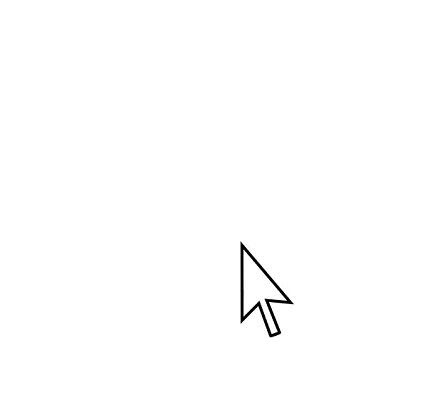
#> input picture TemplateMatching/Frames/frame_100.jpg, 433 x 413 px, given in place of frame_1.jpg, which was not available
$ python 1405048.py
#> lines starting #> are read from the running program, lines starting #| are printed output that depends on the picture; after the words box and inside, x2 and y2 are one past the last pixel; in counts of white or black regions, pixels touching at a corner belong together; pictures that were not available may be replaced by others from this repository, and a replacement may not be noted
import cv2
import numpy as np
import math
import os
import glob
import re
import matplotlib.pyplot as plt

numbers = re.compile(r'(\d+)')
def numericalSort(value):
    parts = numbers.split(value)
    parts[1::2] = map(int, parts[1::2])
    return parts

# [13 lines left out: function createFrames, not called in this run]

def exhaustiveSearch(p):
#> called with p = 1
    mypath = "Frames/"
    savePath = "ExhaustiveSearch/"
    if not os.path.exists(savePath):
        os.mkdir(savePath)
    _count = 0
    frame_searched = 0.0
    total_frames = float(len(glob.glob(mypath +'*.jpg')) )
    # print(total_frames)
    frame = cv2.imread(mypath+"frame_1.jpg")
#> frame is the input picture: shape (413, 433, 3); min 0, max 255, mean 253.8
    grayFrame = cv2.cvtColor(frame, cv2.COLOR_BGR2GRAY)
    I, J = np.shape(grayFrame)
#> I = 413; J = 433
    ref = cv2.imread('reference.jpg')
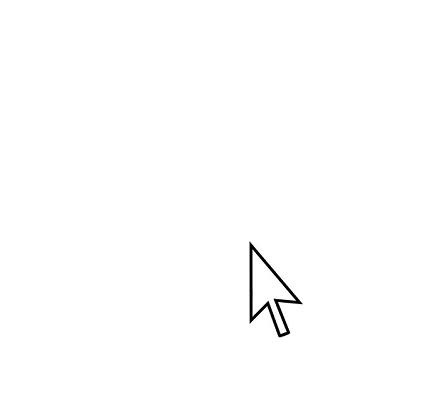
#> input picture TemplateMatching/Frames/frame_109.jpg, 433 x 413 px, given in place of reference.jpg, which was not available
#> ref is the input picture: shape (413, 433, 3); min 0, max 255, mean 253.8
    grayRef = cv2.cvtColor(ref, cv2.COLOR_BGR2GRAY)
    M, N = np.shape(grayRef)
#> M = 413; N = 433
    indx = [0,0]
    x_start = 0
    x_end = I - M + 1
#> x_end = 1
    y_start = 0
    y_end = J - N + 1
#> y_end = 1
    for f in sorted(glob.glob(mypath + "*.jpg"), key=numericalSort):
        _count += 1
        # print(f)
        frame = cv2.imread(f)
        grayFrame = cv2.cvtColor(frame, cv2.COLOR_BGR2GRAY)
        _max = -math.inf
        for i in range(x_start,x_end):
            for j in range(y_start,y_end):
                testSlice = grayFrame[ i: i+M , j : j + N ]
                val = np.multiply(testSlice,grayRef)
                sum_val = np.sum(val)
                frame_searched += 1.0
                if _max < sum_val:
                    _max = sum_val
                    indx[0] = i
                    indx[1] = j
#> after the loop, frame_searched = 1; indx = [0, 0]
        cv2.rectangle(frame, (indx[1], indx[0]), (indx[1] + N, indx[0] + M), (0, 255, 0), 3)
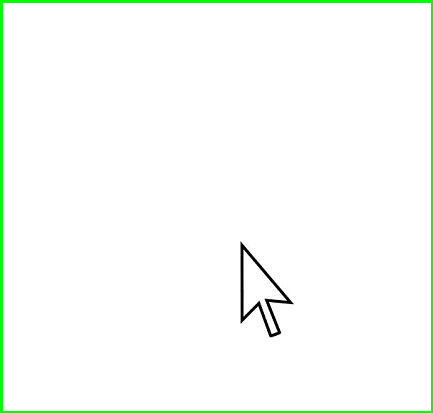
#> frame: shape (413, 433, 3); 2.35% of pixels changed, all inside (x1, y1, x2, y2) = (0, 0, 433, 413)
        cv2.imwrite(savePath+"frame_%d.jpg" % _count, frame)

        x_start = max(0, indx[0] - p)
#> x_start = 0
        x_end = min(I - M + 1, indx[0] + p)
        y_start = max(0, indx[1] - p)
#> y_start = 0
        y_end = min(J - N + 1, indx[1] + p)
    return float(frame_searched / total_frames)


def exhaust(grayFrame, grayRef,indx,p,first = False):
    M,N = np.shape(grayRef)
    I,J = np.shape(grayFrame)
    frame_searched = 0.0
    if first == True:
        x_start = 0
        x_end = I - M + 1
        y_start = 0
        y_end = J - N + 1
    else:
        x_start = max(0, indx[0] - p)
        x_end = min(I - M + 1, indx[0] + p)
        y_start = max(0, indx[1] - p)
        y_end = min(J - N + 1, indx[1] + p)

    t0,t1 = x_start,y_start
    _max = -math.inf
    for i in range(x_start, x_end):
        for j in range(y_start, y_end):
            sum_val = crossCorrelation(grayFrame, grayRef, i, j, M, N)
            frame_searched += 1.0
            if _max < sum_val:
                _max = sum_val
                t0 = i
                t1 = j

    return t0, t1, frame_searched

def filterAndSample(frame,blur, resize):
    frame = cv2.blur(frame,(blur,blur))
    frame = cv2.resize(frame,None, fx=resize, fy=resize)
    return frame

def hierarchical(p):
    mypath = "Frames/"
    savePath = "HierSearch/"
    given_p = p
    if not os.path.exists(savePath):
        os.mkdir(savePath)
    _count = 0
    frame_searched = 0.0
    total_frames = float(len(glob.glob(mypath + '*.jpg')))
    k = math.ceil(math.log2(p))
    d = int(math.pow(2, k - 1))
    frame = cv2.imread(mypath + "frame_1.jpg")
    grayFrame = cv2.cvtColor(frame, cv2.COLOR_BGR2GRAY)
    I, J = np.shape(grayFrame)
    refFrame = cv2.imread('reference.jpg')
    grayRef = cv2.cvtColor(refFrame, cv2.COLOR_BGR2GRAY)
    M, N = np.shape(grayRef)
    indx = [0, 0]
    x_start = 0
    x_end = I - M + 1
    y_start = 0
    y_end = J - N + 1
    firstFrame = True
    for f in sorted(glob.glob(mypath + "*.jpg"), key=numericalSort):
        _count += 1
        p = given_p
        # print(f)
        frame = cv2.imread(f)
        grayFrame = cv2.cvtColor(frame, cv2.COLOR_BGR2GRAY)
        _max = -math.inf
        _break = True
        if firstFrame:
            indx[0],indx[1], frame_searched_temp = exhaust(grayFrame,grayRef,[],0,first= True)
            frame_searched += frame_searched_temp
            firstFrame = False
        else:
            level = 0
            limit = 3
            x1,y1 = 0,0
            indx_temp = [0,0]
            testFrames = []
            refFrames = []
            testFrames.append(grayFrame)
            refFrames.append(grayRef)
            while True:
                level += 1
                if level == limit:
                    break
                testTemp = filterAndSample(testFrames[-1],2,0.5)
                refTemp = filterAndSample(refFrames[-1],2,0.5)
                testFrames.append(testTemp)
                refFrames.append(refTemp)
            while True:
                level -= 1
                testTemp = testFrames.pop(-1)
                refTemp = refFrames.pop(-1)
                if level == limit - 1 :
                    div = math.pow(2, level)
                    indx_temp[0] = math.ceil(indx[0] / div)
                    indx_temp[1] = math.ceil(indx[1] / div)
                    p_temp = math.ceil((p / div))
                else:
                    p_temp = 1
                    indx_temp[0] = math.ceil(indx[0]/math.pow(2,level) ) + 2*x1
                    indx_temp[1] = math.ceil(indx[1] / math.pow(2, level)) + 2 * y1
                # print(p_temp, indx_temp,math.ceil(indx[0]/math.pow(2,level) ),math.ceil(indx[1]/math.pow(2,level) ) )
                x1, y1, frame_searched_temp = exhaust(testTemp, refTemp,indx_temp, p_temp)
                frame_searched += frame_searched_temp
                # print(x1,y1)

                if level == 0:
                    indx[0] = x1
                    indx[1] = y1
                    break
                else:
                    x1 = x1 - math.ceil(indx[0]/math.pow(2,level) )
                    y1 = y1 - math.ceil(indx[1]/math.pow(2,level) )

        cv2.rectangle(frame, (indx[1], indx[0]), (indx[1] + N, indx[0] + M), (0, 0, 255), 3)
        cv2.imwrite(savePath + "frame_%d.jpg" % _count, frame)
    return float(frame_searched / total_frames)


def crossCorrelation(grayFrame,grayRef,i,j,M,N):
    testSlice = grayFrame[i: i + M, j: j + N]
    val = np.multiply(testSlice, grayRef)
    sum_val = np.sum(val)
    return sum_val

def logSearch(p):
#> called with p = 1
    mypath = "Frames/"
    savePath = "LogSearch/"
    given_p = p
    if not os.path.exists(savePath):
        os.mkdir(savePath)
    modified_images = []
    _count = 0
    frame_searched = 0.0
    total_frames = float(len(glob.glob(mypath + '*.jpg')))
    k = math.ceil(math.log2(p))
    d = int(math.pow(2, k - 1))
    frame = cv2.imread(mypath + "frame_1.jpg")
    grayFrame = cv2.cvtColor(frame, cv2.COLOR_BGR2GRAY)
    I, J = np.shape(grayFrame)
#> I = 413; J = 433
    ref = cv2.imread('reference.jpg')
    grayRef = cv2.cvtColor(ref, cv2.COLOR_BGR2GRAY)
    M, N = np.shape(grayRef)
#> M = 413; N = 433
    indx = [0, 0]
    x_start = 0
    x_end = I - M + 1
#> x_end = 1
    y_start = 0
    y_end = J - N + 1
#> y_end = 1
    firstFrame = True
    for f in sorted(glob.glob(mypath + "*.jpg"), key=numericalSort):
        _count += 1
        p = given_p
        # print(f)
        frame = cv2.imread(f)
        grayFrame = cv2.cvtColor(frame, cv2.COLOR_BGR2GRAY)
        _max = -math.inf
        _break = True
        if firstFrame:
            for i in range(x_start, x_end):
                for j in range(y_start, y_end):
                    sum_val = crossCorrelation(grayFrame,grayRef,i,j,M,N)
                    frame_searched += 1.0
                    if _max < sum_val:
                        _max = sum_val
                        indx[0] = i
                        indx[1] = j
#> this loop made 1 pass
#> pass 1, in crossCorrelation, `val = np.multiply(testSlice, grayRef)`:
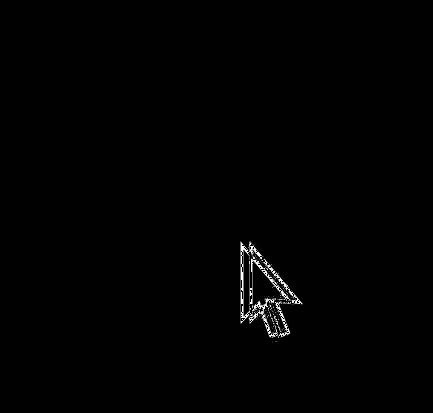
#> val: shape (413, 433); min 0, max 255, mean 2.5
            firstFrame = False
#> firstFrame = False
        else:
            # print(indx[0],indx[1])
            sum_val = crossCorrelation(grayFrame, grayRef, indx[0], indx[1], M, N)
            frame_searched += 1.0
            if _max < sum_val:
                _max = sum_val
            while True:
                k = math.ceil(math.log2(p))
                d = int(math.pow(2, k - 1))
                p = math.ceil(p / 2)
                if d == 0:
                    break
                x_start = max(0, indx[0] - p)
                x_end = min(I - M + 1, indx[0] + p)
                y_start = max(0, indx[1] - p)
                y_end = min(J - N + 1, indx[1] + p)
                for i in range(x_start, x_end + 1, d ):
                    for j in range(y_start, y_end + 1, d ):
                        sum_val = crossCorrelation(grayFrame, grayRef, i, j, M, N)
                        frame_searched += 1.0
                        # print(i,j)
                        if _max < sum_val:
                            _max = sum_val
                            indx[0] = i
                            indx[1] = j

        cv2.rectangle(frame, (indx[1], indx[0]), (indx[1] + N, indx[0] + M), (0, 0, 255), 3)
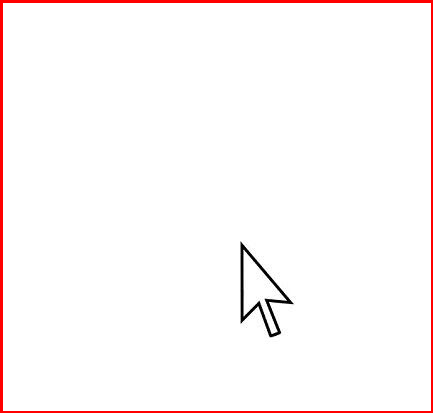
#> frame: shape (413, 433, 3); 2.35% of pixels changed, all inside (x1, y1, x2, y2) = (0, 0, 433, 413)
        cv2.imwrite(savePath + "frame_%d.jpg" % _count, frame)
    return float(frame_searched / total_frames)

# [33 lines left out: functions makeVideo, plot, not called in this run]


def main():
    P = [1, 2, 4, 8, 16, 32, 64]
    exhaust_avg = []
    hier_avg = []
    log_avg = []
    exhaust = "ExhaustiveSearch/"
    logS = "LogSearch/"
    hier = "HierSearch/"
    # createFrames()

    for p in P:
        print("P: ", p, " ExhaustSearch...")
        x = exhaustiveSearch(p)
        exhaust_avg.append(x)
        print("P: ",p," LogSearch...")
        y = logSearch(p)
        log_avg.append(y)
        print("P: ", p, " HierSearch...")
        z = hierarchical(p)
#> the loop in exhaust, `for i in range(x_start, x_end):` made 1 pass
#> after the loop in exhaust, `for i in range(x_start, x_end):`: frame_searched = 1; t0 = 0
        hier_avg.append(z)
        # makeVideo(exhaust, "Exhaust_"+str(p))
        # makeVideo(logS, "LogSearch_"+str(p))
        # makeVideo(hier, "Hier_"+str(p))
    print(exhaust_avg)
    print(log_avg)
    print(hier_avg)
    plot(P, exhaust_avg, "P", "Avg no. of frames", "Exhaustive")
    plot(P, log_avg, "P", "Avg no. of frames", "LogSearch")
    plot(P, hier_avg, "P", "Avg no. of frames", "HierSearch")

if __name__ == '__main__':
#> (the run stopped early here; a loop or call above may not have finished)
